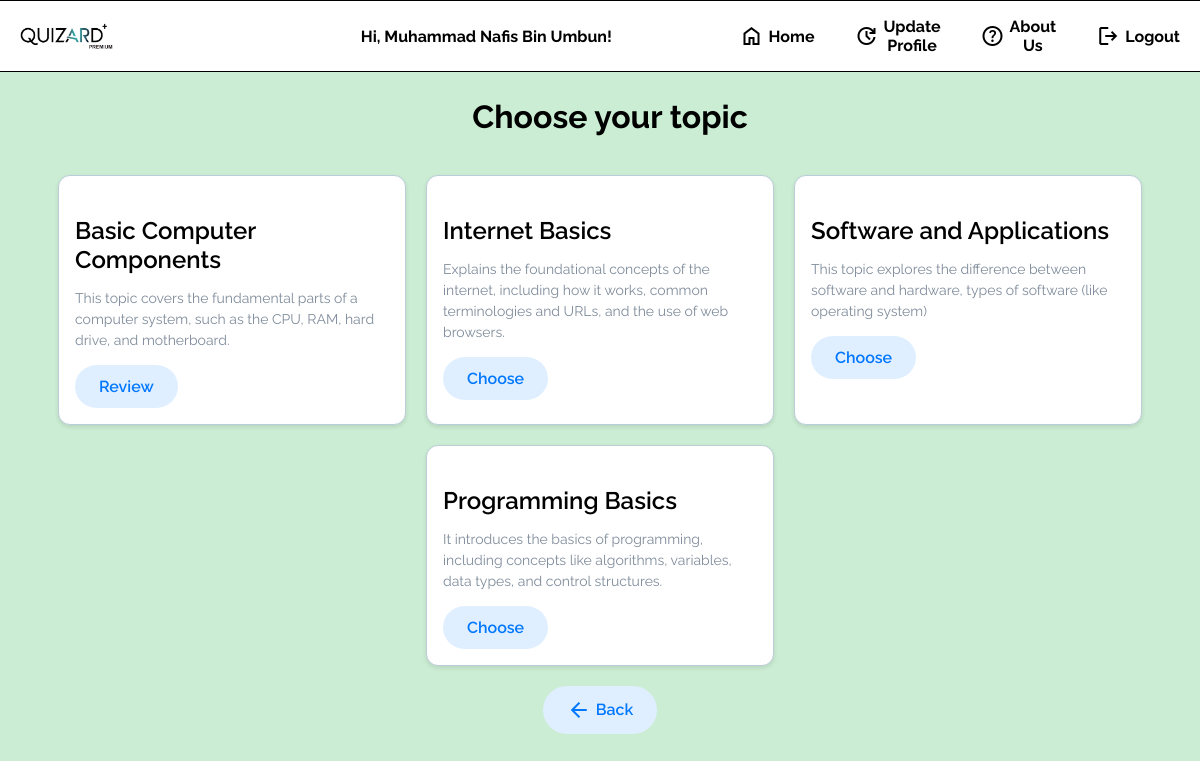
Screenshot of /quizard/homeTopic.php?sub_ID=U100 (signed in) with the database file from the repository.
### tables this page shows
CREATE TABLE `topic` (
  `topID` varchar(10) NOT NULL,
  `topName` varchar(50) NOT NULL,
  `topCreate` date NOT NULL,
  `topDesc` varchar(255) DEFAULT NULL,
  `subID` varchar(10) DEFAULT NULL
);

### quizard/homeTopic.php (the view, shortened to what this page needs)
<?php
include("dbconn.php");
$studID = $_SESSION['studID'];
?>
<!DOCTYPE html>
<html lang="en">
<head>
    <link rel="stylesheet" href="homeTStyle.css">
</head>
<body>
    <nav>
        <div class="nav-left">
        <?php
            $check = "SELECT isPremium FROM student WHERE studID = '$studID' AND isPremium = TRUE";
            $check_result = mysqli_query($dbconn, $check);
            if(mysqli_num_rows($check_result) > 0) {
                echo '<img src="image/quizard+.png" alt="Premium Logo" id="premiumL">';
            } else {
                echo '<img src="image/logo.png" alt="Regular Logo">';
            }
        ?>
        </div>
        <div class="nav-center">
            <?php
            if (isset($_SESSION['studName'])) {
                echo "<h4>Hi, ".$_SESSION['studName']."!</h4>";
            } else {
                echo "<p>Guest</p>";
            }
            ?>
        </div>
        <div class="nav-right">
            <a href="homeSubject.php"><span class="material-symbols-outlined">home</span>Home</a>
            <a href="sUpProfile.php?stud_ID=<?php echo $_SESSION['studID']; ?>"><span class="material-symbols-outlined">update</span>Update Profile</a>
            <a href="aboutUs.php"><span class="material-symbols-outlined">help</span>About Us</a>
            <a href="logout.php"><span class="material-symbols-outlined">logout</span>Logout</a>
        </div>
    </nav>
    <div class="container">
        <br><br><br>
        <h1>Choose your topic</h1>
        <div class="topic-list">
            <?php
            $subID = mysqli_real_escape_string($dbconn, $_GET['sub_ID']);
            $query = "SELECT topID, topName, topDesc FROM topic WHERE subID='$subID'";
            $result = mysqli_query($dbconn, $query);
            if (mysqli_num_rows($result) > 0) {
                while ($row = mysqli_fetch_assoc($result)) {
                    $topID = $row['topID'];
                    $answeredQuery = "SELECT * FROM stud_answer WHERE studID='$studID' AND quesID IN (SELECT quesID FROM question WHERE topID='$topID')";
                    $answeredResult = mysqli_query($dbconn, $answeredQuery);
                    $answered = mysqli_num_rows($answeredResult) > 0;
                    echo '<div class="card">';
                    echo '<'. $row['topID'] . '.jpg" alt="' . htmlspecialchars($row['topName']) . '">';
                    echo '<div class="card__details">';
                    echo '<div class="name">'. htmlspecialchars($row['topName']) .'</div>';
                    echo '<p>'. htmlspecialchars($row['topDesc']) .'</p>';
                    if ($answered) {
                        echo "<a href='quizStart.php?top_ID=".$row["topID"]."' class='button'>Review</a>";
                    } else {
                        echo "<a href='quizStart.php?top_ID=".$row["topID"]."' class='button'>Choose</a>";
                    }
                    echo '</div>';
                    echo '</div>';
                }
            } else {
                echo '<p>No topic found!</p>';
            }
            ?>
            <div class="back-button-container">
                <a href="homeSubject.php" class="button"><span class="material-symbols-outlined">arrow_back</span>Back</a>
            </div>
        </div>
    </div>
</body>
</html>

### quizard/homeTStyle.css (style rules this page uses)
body { background-color: rgb(203, 237, 211); font-family: "Raleway", sans-serif; margin: 0; padding: 0; padding-top: 80px; display: flex; justify-content: center; align-items: center; min-height: 100vh; padding-bottom: 12px; }
.container { display: flex; flex-wrap: wrap; justify-content: center; gap: 20px; max-width: 1200px; padding: 0px; margin-top: -150px; }
h1 { margin-bottom: 20px; }
.card { background-color: white; border: 1px solid #bacdd8; border-radius: 12px; padding: 8px; width: 330px; box-shadow: 0 2px 4px rgba(0,0,0,0.1); }
.name { font-size: 24px; font-weight: 600; margin-top: 16px; }
p { font-size: 14px; color: #7f8c9b; line-height: 150%; }
.button { text-decoration: none; display: inline-block; padding: 12px 24px; border-radius: 50px; font-weight: 600; color: #0077ff; background-color: #e0efff; text-align: center; cursor: pointer; transition: background-color 0.3s, color 0.3s; border: none; display: inline-flex; align-items: center; gap: 5px; }
.card__details { padding: 16px 8px 8px 8px; }
.subject-list, .topic-list { display: flex; flex-wrap: wrap; gap: 20px; justify-content: center; }
nav { position: fixed; top: 0; width: 100%; height: 70px; background: #fff; border-radius: 0px; display: flex; justify-content: space-between; align-items: center; opacity: 1.0; border: 1px solid black; z-index: 1000; padding: 0 20px; }
nav .nav-left, nav .nav-center, nav .nav-right { display: flex; align-items: center; }
nav .nav-left { flex: 1; height: 60%; width: auto; padding-left: 20px; }
nav .nav-center { flex: 2; justify-content: center; }
nav .nav-right { flex: 1; justify-content: flex-end; }
nav a { font-size: 1em; font-weight: 500; text-decoration: none; padding: 0 20px; color: black; font-weight: bold; display: inline-flex; align-items: center; gap: 5px; float: left; text-align: center; }
nav img { height: 60%; width: auto; }
#premiumL { width: 40%; height: auto; }
.back-button-container { display: flex; justify-content: center; width: 100%; margin-top: 8x; }

### rows the page displays
topic: topName "Basic Computer Components", topDesc "This topic covers the fundamental parts of a computer system, such as the CPU, RAM, hard drive, and motherboard."
topic: topName "Internet Basics", topDesc "Explains the foundational concepts of the internet, including how it works, common terminologies and URLs, and the use of web browsers."
topic: topName "Software and Applications", topDesc "This topic explores the difference between software and hardware, types of software (like operating system)"
topic: topName "Programming Basics", topDesc "It introduces the basics of programming, including concepts like algorithms, variables, data types, and control structures."

### other values shown
$_SESSION['studName'] "Muhammad Nafis Bin Umbun"
